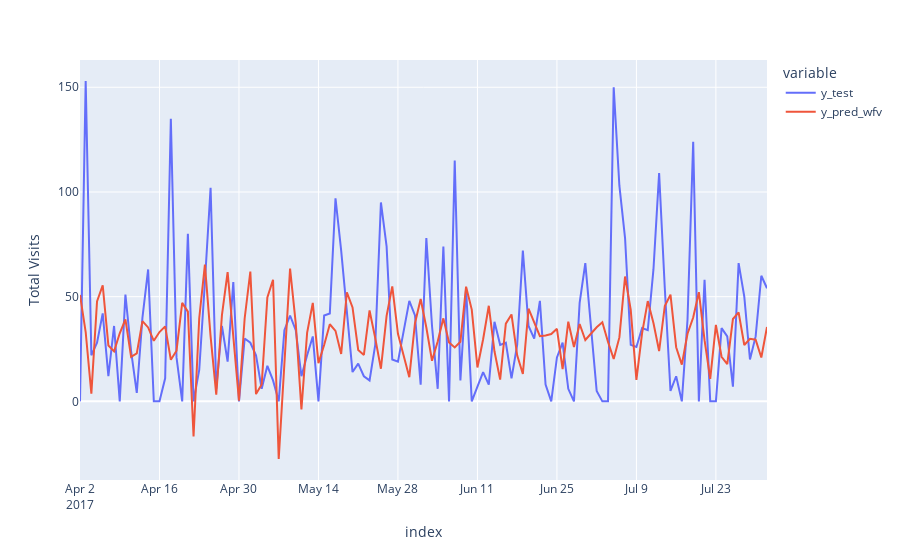

The code cell stored with this chart in its notebook:
### Code cell
import plotly.graph_objects as go
import plotly.express as px
from plotly.subplots import make_subplots

df_pred_test = pd.DataFrame({'y_test': test, 'y_pred_wfv': y_pred_wfv})
fig = px.line(df_pred_test, labels={'value': 'Total Visits'})
fig.show()
